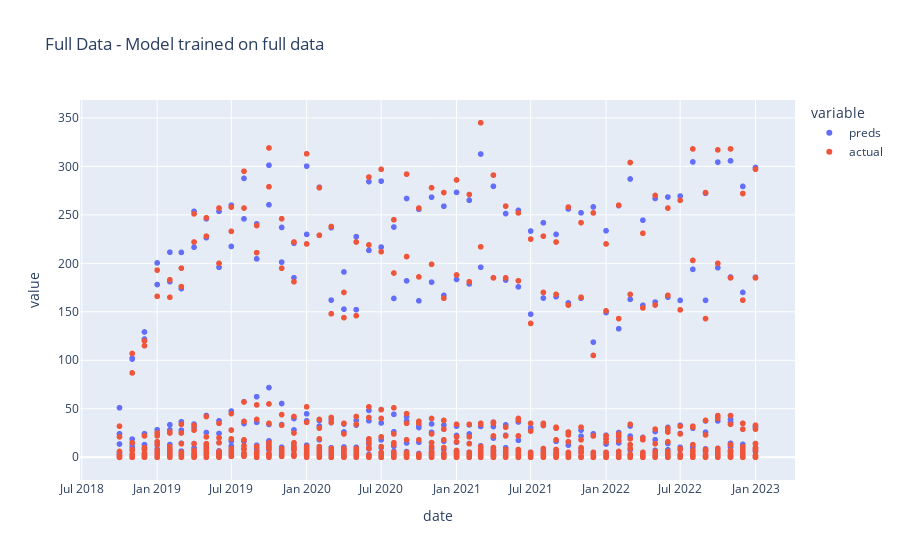

The notebook cell this image was saved under:
### Code cell
# scatter plot of predictions
plot_df = pd.DataFrame({'date': model['df_preds_full']['CallDate_ym'].astype(str),
                        'preds': model['df_preds_full']['preds_full'],
                        'actual': model['df_preds_full']['rx_count']})
fig = px.scatter(plot_df, x="date", y=plot_df.columns.tolist(), title="Full Data - Model trained on full data")
fig.show()

### Figure 1 — Plotly figure (JSON) as saved in the notebook; plotly's stock layout.template omitted (floating-point values rounded to 4 significant figures; data arrays with more than 128 entries replaced by an {"elided": "..."} marker saying what was removed)
{"data": [{"hovertemplate": "variable=preds<br>date=%{x}<br>value=%{y}<extra></extra>", "legendgroup": "preds", "marker": {"color": "#636efa", "symbol": "circle"}, "mode": "markers", "name": "preds", "showlegend": true, "type": "scattergl", "x": {"elided": "728 str values"}, "xaxis": "x", "y": {"elided": "728 float values"}, "yaxis": "y"}, {"hovertemplate": "variable=actual<br>date=%{x}<br>value=%{y}<extra></extra>", "legendgroup": "actual", "marker": {"color": "#EF553B", "symbol": "circle"}, "mode": "markers", "name": "actual", "showlegend": true, "type": "scattergl", "x": {"elided": "728 str values"}, "xaxis": "x", "y": {"elided": "728 int values"}, "yaxis": "y"}], "layout": {"legend": {"title": {"text": "variable"}, "tracegroupgap": 0}, "title": {"text": "Full Data - Model trained on full data"}, "xaxis": {"anchor": "y", "domain": [0, 1], "title": {"text": "date"}}, "yaxis": {"anchor": "x", "domain": [0, 1], "title": {"text": "value"}}}}
